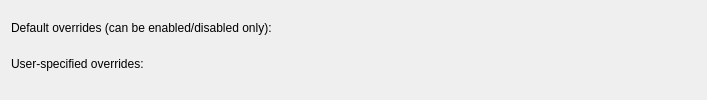
       <widget class="QWidget" name="tab_overrides">
        <attribute name="title">
         <string>Window-Specific Overrides</string>
        </attribute>
        <layout class="QVBoxLayout" name="verticalLayout_3">
         <item>
          <spacer name="verticalSpacer_15">
           <property name="orientation">
            <enum>Qt::Vertical</enum>
           </property>
           <property name="sizeType">
            <enum>QSizePolicy::Fixed</enum>
           </property>
           <property name="sizeHint" stdset="0">
            <size>
             <width>20</width>
             <height>10</height>
            </size>
           </property>
          </spacer>
         </item>
         <item>
          <widget class="QLabel" name="defaultExceptionsLabel">
           <property name="minimumSize">
            <size>
             <width>0</width>
             <height>0</height>
            </size>
           </property>
           <property name="text">
            <string>Default overrides (can be enabled/disabled only):</string>
           </property>
          </widget>
         </item>
         <item>
          <widget class="Breeze::ExceptionListWidget" name="defaultExceptions" native="true">
           <property name="sizePolicy">
            <sizepolicy hsizetype="Preferred" vsizetype="Preferred">
             <horstretch>0</horstretch>
             <verstretch>0</verstretch>
            </sizepolicy>
           </property>
           <property name="minimumSize">
            <size>
             <width>0</width>
             <height>0</height>
            </size>
           </property>
           <property name="maximumSize">
            <size>
             <width>16777215</width>
             <height>100</height>
            </size>
           </property>
           <property name="baseSize">
            <size>
             <width>0</width>
             <height>100</height>
            </size>
           </property>
          </widget>
         </item>
         <item>
          <spacer name="defaultExceptionsSpacer">
           <property name="orientation">
            <enum>Qt::Vertical</enum>
           </property>
           <property name="sizeType">
            <enum>QSizePolicy::Fixed</enum>
           </property>
           <property name="sizeHint" stdset="0">
            <size>
             <width>20</width>
             <height>10</height>
            </size>
           </property>
          </spacer>
         </item>
         <item>
          <widget class="QLabel" name="userExceptionsLabel">
           <property name="minimumSize">
            <size>
             <width>0</width>
             <height>0</height>
            </size>
           </property>
           <property name="text">
            <string>User-specified overrides:</string>
           </property>
          </widget>
         </item>
         <item>
          <widget class="Breeze::ExceptionListWidget" name="exceptions" native="true">
           <property name="sizePolicy">
            <sizepolicy hsizetype="Preferred" vsizetype="Expanding">
             <horstretch>0</horstretch>
             <verstretch>0</verstretch>
            </sizepolicy>
           </property>
           <property name="minimumSize">
            <size>
             <width>685</width>
             <height>0</height>
            </size>
           </property>
           <property name="baseSize">
            <size>
             <width>0</width>
             <height>0</height>
            </size>
           </property>
          </widget>
         </item>
        </layout>
       </widget>
